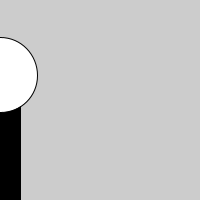
Frame 1 (no input)
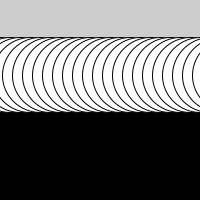
Frame 60 (the mouse pressed at the canvas centre just before this capture)
Frame 120 (the mouse held since frame 60 and released just before this capture): identical to frame 60, image omitted

The Processing sketch that drew these frames (run headless with seeded random() and noise(); from frame 60 on, the mouse is pressed at the canvas centre):

// Processing sketch: H9_10
// ── H9_10.pde
  int CoordX = 0;
void setup()
{
 
  size (200,200);

}

void draw()
{
 Tree();

  {
      
    
  }
}

void Tree(){
 
  for(int i=0; i<100; i++)
  rect(CoordX,100+i,20,20); 
    ellipse(CoordX,75,75,75);
    CoordX = CoordX + 10;
   }
